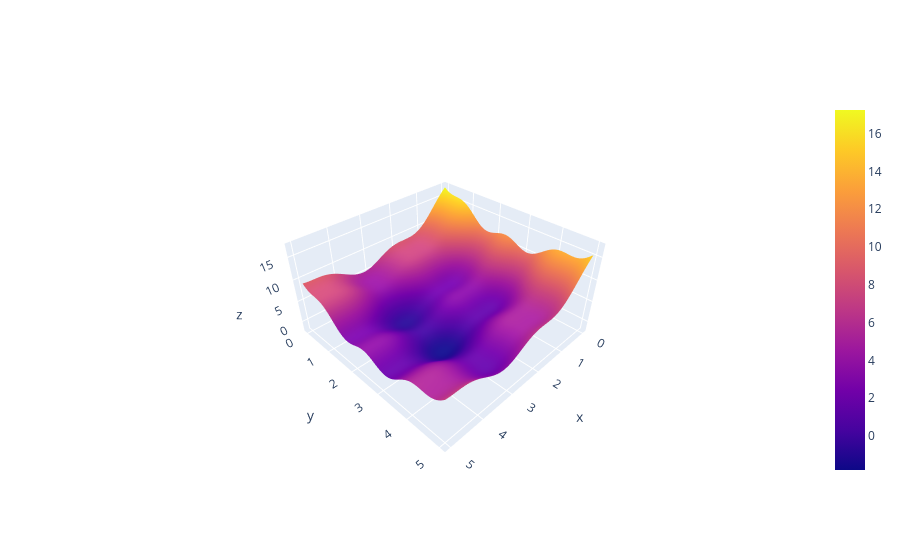

This figure's notebook cell:
### Code cell
import plotly.graph_objects as pgo

fig = pgo.Figure(
    pgo.Surface(
        x=x,
        y=y,
        z=Z
    )
)
fig.update_layout(
    scene={
        "aspectratio": {"x": 1, "y": 1, "z": 0.5}
    }
)
fig.show()
